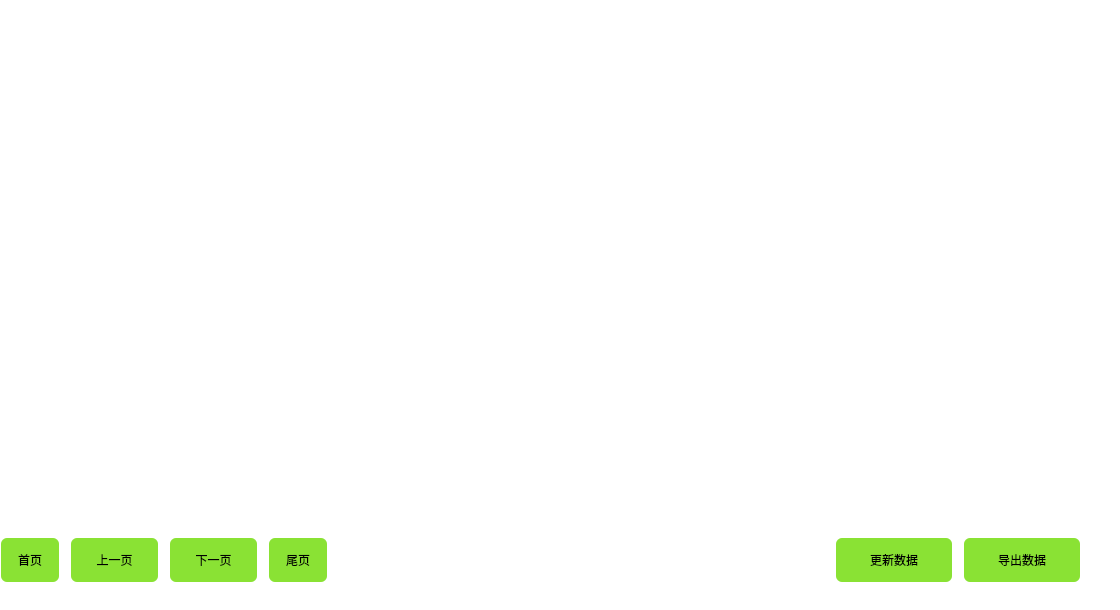
   <widget class="QWidget" name="page_1">
    <property name="styleSheet">
     <string notr="true">background: transparent;</string>
    </property>
    <widget class="QWidget" name="widget_2" native="true">
     <property name="geometry">
      <rect>
       <x>0</x>
       <y>530</y>
       <width>1111</width>
       <height>71</height>
      </rect>
     </property>
     <property name="styleSheet">
      <string notr="true">background: transparent;</string>
     </property>
     <widget class="QPushButton" name="pushButton_9">
      <property name="geometry">
       <rect>
        <x>1</x>
        <y>8</y>
        <width>58</width>
        <height>44</height>
       </rect>
      </property>
      <property name="styleSheet">
       <string notr="true">QPushButton {
	background: rgb(138, 226, 52);
border-radius: 6px
}
QPushButton:pressed {
	background: rgb(78, 154, 6);
    padding-top: 11px;
    padding-bottom: 9px;
}</string>
      </property>
      <property name="text">
       <string>首页</string>
      </property>
     </widget>
     <widget class="QPushButton" name="pushButton_10">
      <property name="geometry">
       <rect>
        <x>71</x>
        <y>8</y>
        <width>87</width>
        <height>44</height>
       </rect>
      </property>
      <property name="styleSheet">
       <string notr="true">QPushButton {
	background: rgb(138, 226, 52);
border-radius: 6px
}
QPushButton:pressed {
	background: rgb(78, 154, 6);
    padding-top: 11px;
    padding-bottom: 9px;
}
</string>
      </property>
      <property name="text">
       <string>上一页</string>
      </property>
     </widget>
     <widget class="QPushButton" name="pushButton_11">
      <property name="geometry">
       <rect>
        <x>170</x>
        <y>8</y>
        <width>87</width>
        <height>44</height>
       </rect>
      </property>
      <property name="styleSheet">
       <string notr="true">QPushButton {
	background: rgb(138, 226, 52);
border-radius: 6px
}
QPushButton:pressed {
	background: rgb(78, 154, 6);
    padding-top: 11px;
    padding-bottom: 9px;
}</string>
      </property>
      <property name="text">
       <string>下一页</string>
      </property>
     </widget>
     <widget class="QPushButton" name="pushButton_12">
      <property name="geometry">
       <rect>
        <x>269</x>
        <y>8</y>
        <width>58</width>
        <height>44</height>
       </rect>
      </property>
      <property name="styleSheet">
       <string notr="true">QPushButton {
	background: rgb(138, 226, 52);
border-radius: 6px
}
QPushButton:pressed {
	background: rgb(78, 154, 6);
    padding-top: 11px;
    padding-bottom: 9px;
}</string>
      </property>
      <property name="text">
       <string>尾页</string>
      </property>
     </widget>
     <widget class="QPushButton" name="pushButton_14">
      <property name="geometry">
       <rect>
        <x>836</x>
        <y>8</y>
        <width>116</width>
        <height>44</height>
       </rect>
      </property>
      <property name="styleSheet">
       <string notr="true">QPushButton {
	background: rgb(138, 226, 52);
border-radius: 6px
}
QPushButton:pressed {
	background: rgb(78, 154, 6);
    padding-top: 11px;
    padding-bottom: 9px;
}</string>
      </property>
      <property name="text">
       <string>更新数据</string>
      </property>
     </widget>
     <widget class="QPushButton" name="pushButton_13">
      <property name="geometry">
       <rect>
        <x>964</x>
        <y>8</y>
        <width>116</width>
        <height>44</height>
       </rect>
      </property>
      <property name="styleSheet">
       <string notr="true">QPushButton {
	background: rgb(138, 226, 52);
border-radius: 6px
}
QPushButton:pressed {
	background: rgb(78, 154, 6);
    padding-top: 11px;
    padding-bottom: 9px;
}</string>
      </property>
      <property name="text">
       <string>导出数据</string>
      </property>
     </widget>
    </widget>
    <widget class="QWidget" name="widget1" native="true">
     <property name="geometry">
      <rect>
       <x>0</x>
       <y>0</y>
       <width>1111</width>
       <height>531</height>
      </rect>
     </property>
     <property name="styleSheet">
      <string notr="true">background: transparent;</string>
     </property>
    </widget>
   </widget>
